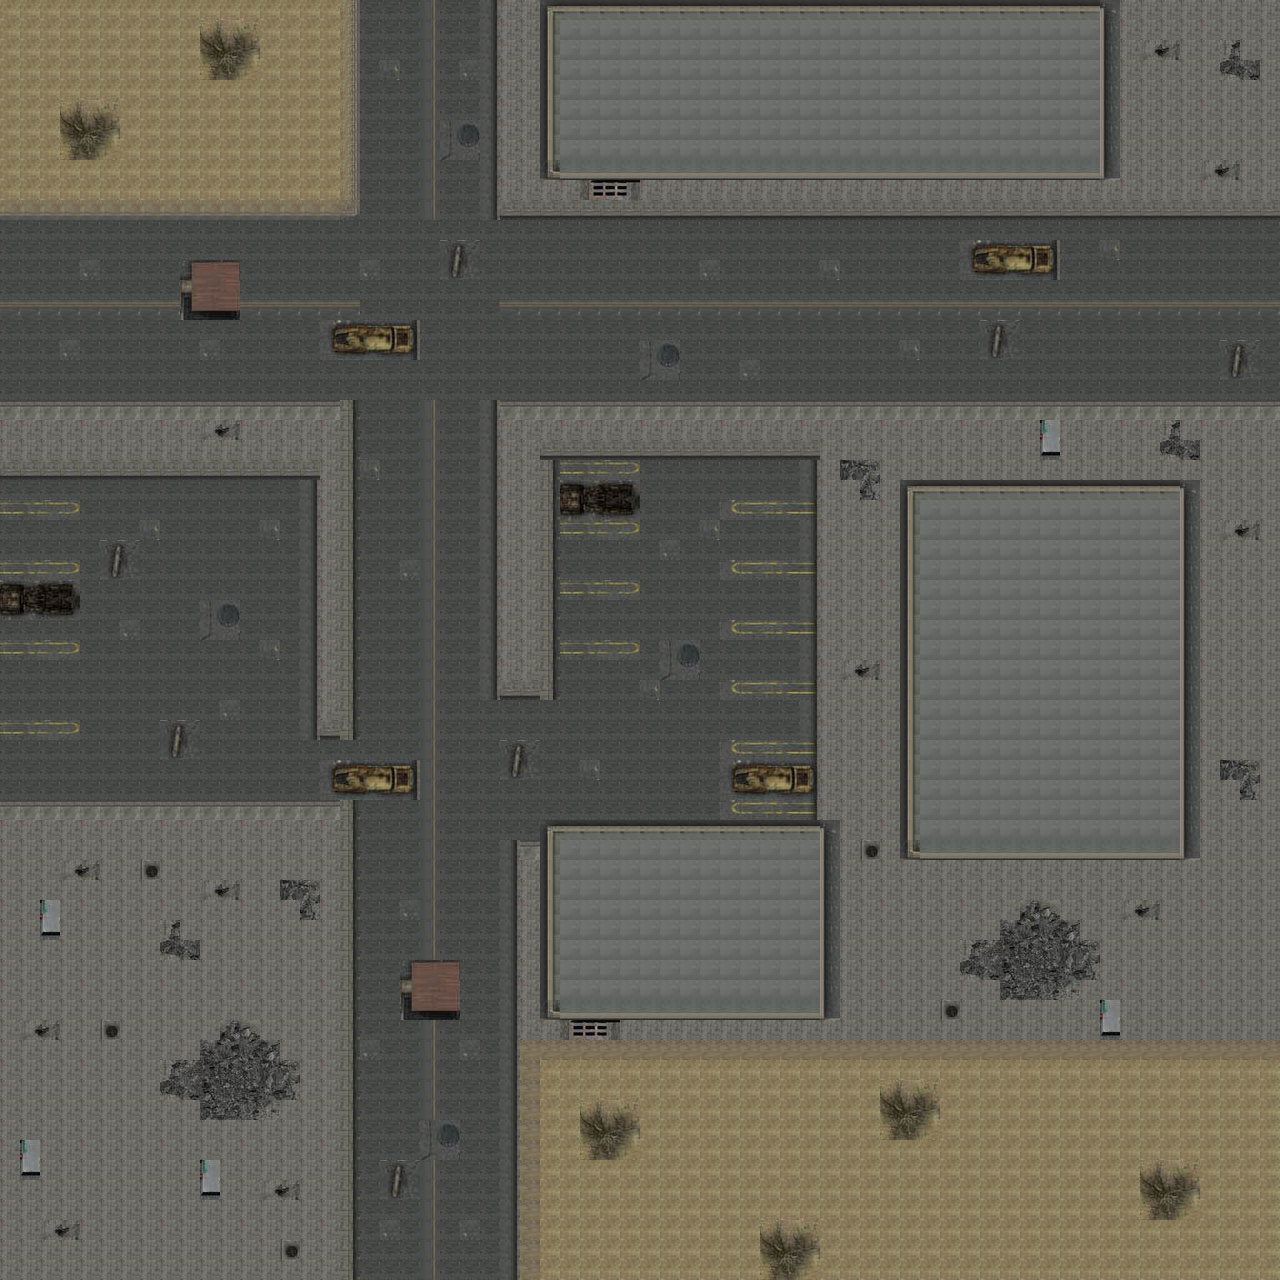

Below is a game level as drawn by its tile map, then a one-line description and the .tmx that defines it (tile-layer data replaced by summaries):
An orthogonal 64x64 tile map with 20x20 px tiles, 1 tile layer (Capa de Patrones 1).

<map version="1.0" orientation="orthogonal" renderorder="right-down" width="64" height="64" tilewidth="20" tileheight="20" nextobjectid="1">
 <tileset firstgid="1" name="CiudadDef" tilewidth="20" tileheight="20" margin="2" tilecount="10404" columns="102">
  <image source="tileset/CiudadDef.jpg" width="2048" height="2048" />
 </tileset>
 <layer name="Capa de Patrones 1" width="64" height="64">
  <data>[4096 cells, 4096 non-empty, 109 distinct tile ids]</data>
 </layer>
</map>
